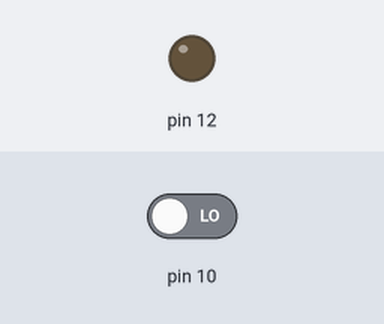
This sketch was run on a simulated Arduino Uno, built with avr-gcc and run on an emulated ATmega328P. Parts: output pins drawn as LEDs (lit = HIGH). The inputs (shaded band) are chosen by the test bench; at power-on: pin 10 LOW.

Above: at 0.8 s.
0.9 s: pin 10 driven HIGH
At 1.02 s:
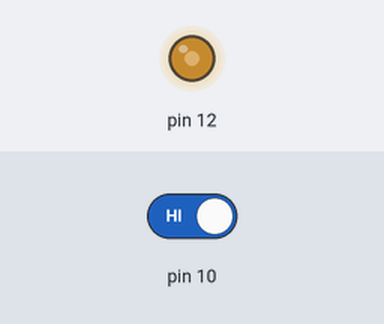
3.9 s: pin 10 driven LOW
At 3.9 s:
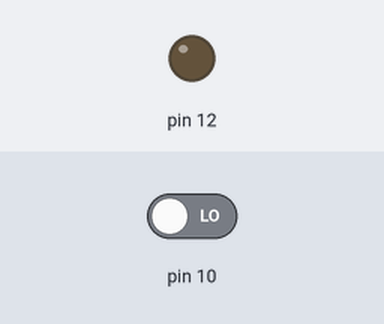
Timing chart, 0 to 6.9 s (numbered marks = the images above; inputs shaded):
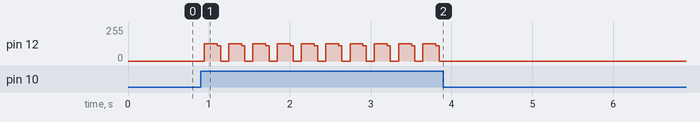

The sketch:

AutoLightAttiny13___ino.ino
```cpp
#include <avr/io.h>
#include <util/delay.h>

// ****************************************************************

  int vStat=0;  // Состояние света: 0 - выключено, 1 - включено
  int vTimer=0; // Счетчик таймера
  int vLimit=100; // Предел таймера, его максимальное значение в секундах (сколько горит свет)

// ****************************************************************

/* * * * * * * * * * * * * * * * * * * * * * * * * * * * * * * * * * * *
 * Пoрт PB4 у нас выход - на него вешаем транзистор/реле
 * Пoрт PB2 у нас вход  - на него вешаем транзистор/реле
 *
 * * * * * * * * * * * * * * * * * * * * * * * * * * * * * * * * * * * */

int main( void )
{
  DDRB |= _BV (4); // pinMode (4, OUTPUT);
  // или как вариант:
  // DDRB=0x10;       // устанавливаем вывод PB4 как выход,
                   // 0x10 в шестнадцатиричной == 0b10000 в двоичной записи, где крайний правый - порт PB0
                   // При этом 0 - ввод (PINBx), 1 - вывод (PORTBx)

  PORTB=0x02;      // по тому же принципу настраиваем уровень (включаем подтягивающий резистор на порту PB1)
                   // 0x02 в шестнадцатиричной == 0b00010 в двоичной записи, где крайний правый - порт PB0
                   // Т.е. уровень:
                   //     для ВЫХОДА: 0 - низкий уровень (выключено),   1 - высокий (включено)
                   //     для ВХОДА:  0 - без подтягивающего резистора, 1 - с подтягивающим резистором

  while(1){        // основной цикл (структура другая, loop нету жеж)
    if(vStat==1){     // Если свет включен
      while(vTimer < vLimit){
          if(PINB & (1 << PINB2)){        // if(digitalRead(2) == HIGH)
            PORTB |= (1<<4);   // включаем свет (устанавливаем высокий уровень на выводе PB4)
            vStat = 1;         // переключаем статус на включено.
          }
        vTimer +=1;
        _delay_ms(1);       // ждем 100 миллисекунд
        PORTB &= ~(1<<4);   // устанавливаем низкий уровень на выводе PB4
        _delay_ms(1);       // ждем 100 миллисекунд
        PORTB |= (1<<4);     // устанавливаем высокий уровень на выводе PB4
      }
//    if(vTimer == vLimit){  // Если таймер достиг своего предела
        vStat = 0;        // сбросим состояние
        vTimer = 0;       // сбросим таймер
        PORTB &= ~(1<<4); // выключаем свет (устанавливаем низкий уровень на выводе PB4)
        _delay_ms(100);       // ждем 100 миллисекунд
//      }
    } else {       // иначе ждем "нажатия кнопки" (датчик дожен сработать)
      if(PINB & (1 << PINB2)){        // if(digitalRead(2) == HIGH)
        PORTB |= (1<<4);   // включаем свет (устанавливаем высокий уровень на выводе PB4)
        vStat = 1;         // переключаем статус на включено.
      }
    }
  }
  return 0; // main почему-то нельзя сделать void, приходится возвращать хоть что-то, хотя оно и не нужно )
}

void beep(void)
{

}
```

Measured:
- after the input at 0.9 s, pin 12: 0/255 → 128/255 at once, then repeats every 0.30 s: 115/255 0.04 s, 0/255 0.10 s, 128/255 0.16 s
- after the input at 3.9 s, pin 12: stops changing and stays 0/255
